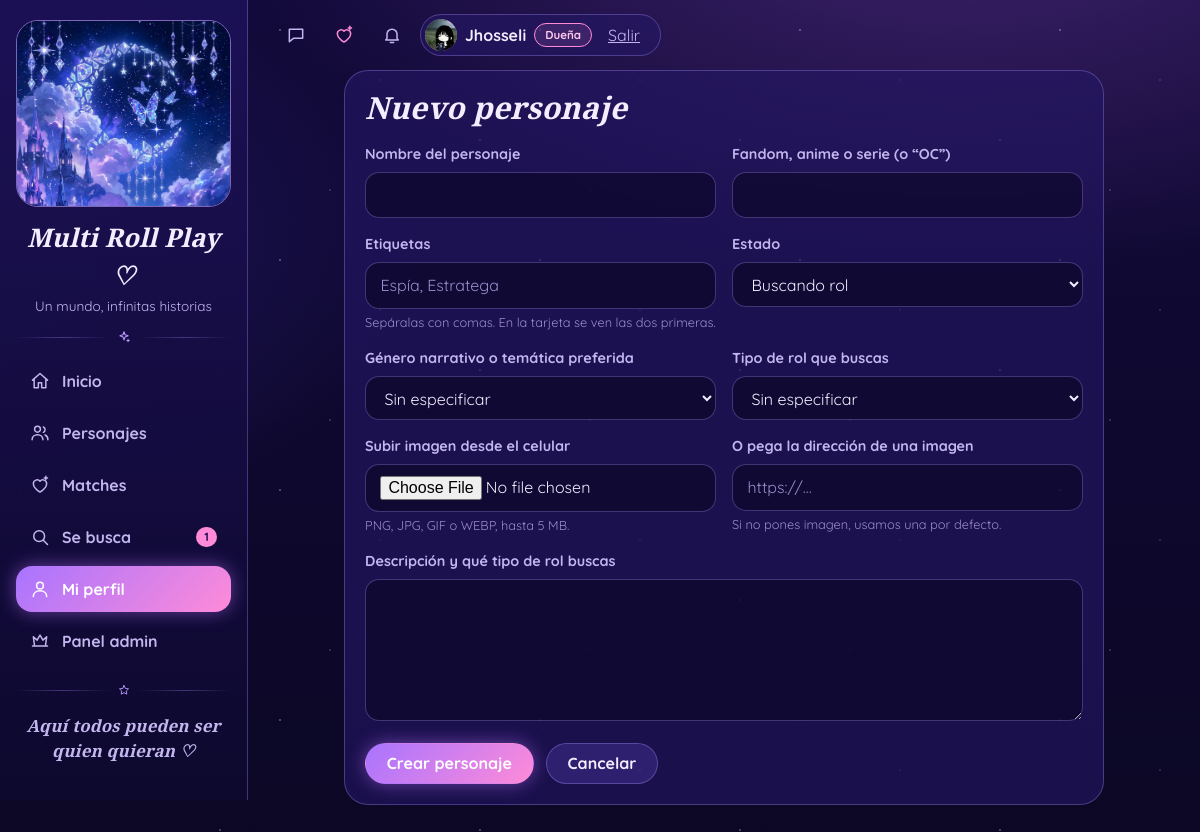
Page /personaje/nuevo (signed in) on the committed database.
### app.py (models this page shows)
class Usuario(UserMixin, db.Model):
    id = db.Column(db.Integer, primary_key=True)
    username = db.Column(db.String(80), unique=True, nullable=False)
    password_hash = db.Column(db.String(200), nullable=False)
    role = db.Column(db.String(20), default='user')       # 'user', 'admin', 'owner' (dueña) o 'creator' (creadora)
    puntos = db.Column(db.Integer, default=0)
    is_approved = db.Column(db.Boolean, default=False)         # lo aprueba un admin
    foto_url = db.Column(db.String(300), nullable=True)        # foto de perfil
    bio = db.Column(db.String(300), nullable=True)             # presentación breve
    personajes = db.relationship('Personaje', backref='dueno', lazy=True, cascade='save-update, merge')
    solicitudes = db.relationship('Solicitud', backref='autor', lazy=True,
                                  cascade='all, delete-orphan')
    @property
    def es_dueno(self):          # nivel máximo: la dueña del grupo y la creadora tienen los mismos permisos
        return self.role in ('owner', 'creator')
    @property
    def es_admin(self):          # el nivel máximo también tiene poderes de admin
        return self.role in ('admin', 'owner', 'creator')
    @property
    def etiqueta_rol(self):
        return ('Creadora' if self.role == 'creator' else 'Dueña' if self.role == 'owner'
                else 'Admin' if self.es_admin else 'Rolero')

### app.py (the view, shortened to what this page needs)
@app.route('/personaje/nuevo', methods=['GET', 'POST'])
@login_required
def personaje_nuevo():
    return render_template('personaje_form.html', pj=None)

### app.py (called while the page is built)
@login_manager.user_loader
def load_user(user_id):
    return db.session.get(Usuario, int(user_id))

def listar_pistas():
    carpeta = os.path.join(BASE_DIR, 'static', 'audio')
    try:
        nombres = sorted(f for f in os.listdir(carpeta) if f.lower().endswith(('.mp3', '.ogg', '.m4a', '.wav')))
    except OSError:
        nombres = []
    pistas = []
    for f in nombres:
        titulo = re.sub(r'^\d+[_\-\s]*', '', os.path.splitext(f)[0]).replace('_', ' ').strip()
        pistas.append({'archivo': url_for('static', filename='audio/' + f), 'titulo': titulo.capitalize() or f})
    return pistas

def avatar(usuario, clase=''):
    if usuario is not None and getattr(usuario, 'foto_url', None):
        return Markup('<img class="avatar %s" src="%s" alt="" loading="lazy">') % (clase, usuario.foto_url)
    inicial = (getattr(usuario, 'username', '?') or '?')[0].upper()
    return Markup('<span class="avatar %s">%s</span>') % (clase, inicial)

def csrf_token():
    if '_csrf' not in session:
        session['_csrf'] = secrets.token_hex(16)
    return session['_csrf']

@app.before_request
def proteger_csrf():
    if request.method == 'POST':
        enviado = request.form.get('_csrf') or request.headers.get('X-CSRF-Token', '')
        if not hmac.compare_digest(session.get('_csrf', '').encode(), enviado.encode()):
            abort(400)

### iconos.py (called while the page is built)
def ico(nombre, tam=20, clase=''):
    d = _P.get(nombre)
    if d is None:
        return Markup('')
    relleno = 'currentColor' if nombre in _RELLENOS else 'none'
    return Markup(
        f'<svg class="ico {clase}" width="{tam}" height="{tam}" viewBox="0 0 24 24" fill="{relleno}" '
        f'stroke="currentColor" stroke-width="1.8" stroke-linecap="round" stroke-linejoin="round" '
        f'aria-hidden="true" focusable="false"><path d="{d}"/></svg>')

### templates/personaje_form.html (shortened to what this page needs)
{% extends "base.html" %}
{% block content %}
<section class="panel" style="max-width:760px;margin:0 auto">
  <h1 class="titulo-seccion cursivo" style="margin-bottom:18px">{{ 'Editar a ' ~ pj.nombre if pj else 'Nuevo personaje' }}</h1>
  <form method="post" enctype="multipart/form-data" style="display:grid;gap:16px">
    <div style="display:grid;grid-template-columns:repeat(auto-fit,minmax(240px,1fr));gap:16px">
      <div>
        <label class="et" for="nombre">Nombre del personaje</label>
        <input id="nombre" class="campo" name="nombre" required maxlength="100" value="{{ pj.nombre if pj else request.form.get('nombre', '') }}">
      </div>
      <div>
        <label class="et" for="fandom">Fandom, anime o serie (o “OC”)</label>
        <input id="fandom" class="campo" name="fandom" required maxlength="100" value="{{ pj.fandom if pj else request.form.get('fandom', '') }}">
      </div>
      <div>
        <label class="et" for="etiquetas">Etiquetas</label>
        <input id="etiquetas" class="campo" name="etiquetas" maxlength="120" placeholder="Espía, Estratega"
               value="{{ (pj.etiquetas or '') if pj else request.form.get('etiquetas', '') }}">
        <div class="ayuda">Sepáralas con comas. En la tarjeta se ven las dos primeras.</div>
      </div>
      <div>
        <label class="et" for="estado_rol">Estado</label>
        <select id="estado_rol" name="estado_rol" class="campo">
          {% for etiqueta, clase in ESTADOS %}
            <option value="{{ etiqueta }}" {{ 'selected' if pj and pj.estado_rol == etiqueta }}>{{ etiqueta }}</option>
          {% endfor %}
        </select>
      </div>
    </div>
    <div style="display:grid;grid-template-columns:repeat(auto-fit,minmax(240px,1fr));gap:16px">
      <div>
        <label class="et" for="genero">Género narrativo o temática preferida</label>
        <select id="genero" name="genero" class="campo"><option value="">Sin especificar</option>
          {% for g in GENEROS %}<option {{ 'selected' if pj and pj.genero == g }}>{{ g }}</option>{% endfor %}</select>
      </div>
      <div>
        <label class="et" for="tipo_rol">Tipo de rol que buscas</label>
        <select id="tipo_rol" name="tipo_rol" class="campo"><option value="">Sin especificar</option>
          {% for t in TIPOS_ROL %}<option {{ 'selected' if pj and pj.tipo_rol == t }}>{{ t }}</option>{% endfor %}</select>
      </div>
    </div>
    <div style="display:grid;grid-template-columns:repeat(auto-fit,minmax(240px,1fr));gap:16px">
      <div>
        <label class="et" for="avatar_file">Subir imagen desde el celular</label>
        <input id="avatar_file" class="campo" type="file" name="avatar_file" accept="image/*">
        <div class="ayuda">PNG, JPG, GIF o WEBP, hasta 5 MB.</div>
      </div>
      <div>
        <label class="et" for="avatar_url">O pega la dirección de una imagen</label>
        <input id="avatar_url" class="campo" name="avatar_url" placeholder="https://…">
        <div class="ayuda">{% if pj and pj.avatar_url %}Si no cambias nada, se queda la imagen actual.{% else %}Si no pones imagen, usamos una por defecto.{% endif %}</div>
      </div>
    </div>
    <div>
      <label class="et" for="descripcion">Descripción y qué tipo de rol buscas</label>
      <textarea id="descripcion" class="campo" name="descripcion" rows="5">{{ pj.descripcion if pj and pj.descripcion else request.form.get('descripcion', '') }}</textarea>
    </div>
    <div style="display:flex;gap:12px;flex-wrap:wrap">
      <button class="btn btn-neon">{{ 'Guardar cambios' if pj else 'Crear personaje' }}</button>
      <a class="btn btn-suave" href="{{ url_for('profile') }}">Cancelar</a>
    </div>
  </form>
</section>
{% endblock %}

### templates/base.html (shortened to what this page needs)
<!DOCTYPE html>
<html lang="es">
<head>
  <link rel="stylesheet" href="{{ url_for('static', filename='css/style.css') }}">
</head>
<body data-csrf="{{ csrf_token() }}">
{% set ep = request.endpoint %}
<div class="app">
  <aside id="menu" class="sidebar">
    <a href="{{ url_for('home') }}" class="logo-marco" aria-label="Inicio">
      <img src="{{ url_for('static', filename='img/logo.jpg') }}" alt="">
    </a>
    <div class="text-center mt-3">
      <div class="cursivo marca-nombre">{{ NOMBRE_SITIO }} ♡</div>
      <div class="suave" style="font-size:.85rem">{{ LEMA_SITIO }}</div>
    </div>
    <div class="divisor">{{ ico('sparkle', 14) }}</div>
    <nav>
      <a class="nav-link {{ 'activo' if ep == 'home' }}" href="{{ url_for('home') }}">{{ ico('home') }}Inicio</a>
      {% if current_user.is_authenticated %}
      <a class="nav-link {{ 'activo' if ep in ('personajes', 'personaje') }}" href="{{ url_for('personajes') }}">{{ ico('users') }}Personajes</a>
      <a class="nav-link {{ 'activo' if ep in ('descubrir', 'matches', 'conexiones', 'chat') }}" href="{{ url_for('matches') if matches_nuevos else url_for('descubrir') }}">{{ ico('heart-spark') }}Matches
        {% if matches_nuevos %}<span class="contador">{{ matches_nuevos }}</span>{% endif %}</a>
      <a class="nav-link {{ 'activo' if ep == 'solicitados' }}" href="{{ url_for('solicitados') }}">{{ ico('search') }}Se busca
        {% if busquedas_abiertas %}<span class="contador">{{ busquedas_abiertas }}</span>{% endif %}</a>
      <a class="nav-link {{ 'activo' if ep in ('profile', 'perfil_usuario', 'personaje_nuevo', 'personaje_editar') }}" href="{{ url_for('profile') }}">{{ ico('user') }}Mi perfil</a>
      {% if current_user.es_admin %}
      <a class="nav-link {{ 'activo' if ep == 'admin' }}" href="{{ url_for('admin') }}">{{ ico('crown') }}Panel admin</a>
      {% endif %}
      {% else %}
      <a class="nav-link {{ 'activo' if ep == 'login' }}" href="{{ url_for('login') }}">{{ ico('user') }}Entrar</a>
      <a class="nav-link {{ 'activo' if ep == 'register' }}" href="{{ url_for('register') }}">{{ ico('sparkle') }}Registrarse</a>
      {% endif %}
    </nav>
    <div style="margin-top:auto">
      <div class="divisor">{{ ico('star', 12) }}</div>
      <p class="suave text-center cursivo" style="font-size:1.05rem">Aquí todos pueden ser quien quieran ♡</p>
    </div>
  </aside>
  <div class="contenido">
    <header class="topbar">
      {% set pistas = listar_pistas() %}
      {% if current_user.is_authenticated %}
        <button type="button" class="icono-btn" id="chat-btn" aria-label="Mensajes{% if chat_sin_leer %} ({{ chat_sin_leer }} sin leer){% endif %}" title="Mensajes" aria-controls="chat-dock" aria-expanded="false">
          {{ ico('message', 20) }}<span class="contador contador-btn" id="chat-contador" {% if not chat_sin_leer %}hidden{% endif %}>{{ chat_sin_leer }}</span></button>
        <a href="{{ url_for('matches') }}" class="icono-btn corazon" aria-label="Matches{% if matches_nuevos %} ({{ matches_nuevos }} nuevos){% endif %}" title="Matches">
          {{ ico('heart-spark', 20) }}{% if matches_nuevos %}<span class="punto"></span>{% endif %}</a>
        <a href="{{ url_for('conexiones') }}" class="icono-btn" aria-label="Solicitudes{% if solicitudes_pendientes %} ({{ solicitudes_pendientes }} nuevas){% endif %}" title="Solicitudes">
          {{ ico('bell', 20) }}{% if solicitudes_pendientes %}<span class="punto"></span>{% endif %}</a>
        <div class="pastilla-usuario">
          <a href="{{ url_for('profile') }}" class="pastilla-perfil" aria-label="Mi perfil">
            {{ avatar(current_user, 'avatar-sm') }}
            <span class="pastilla-nombre">{{ current_user.username }}</span>
            {% if current_user.es_admin %}<span class="insignia {{ 'insignia-dueno' if current_user.es_dueno else 'insignia-admin' }}">{{ current_user.etiqueta_rol }}</span>{% endif %}
          </a>
          <form method="post" action="{{ url_for('logout') }}" style="display:inline">
            <button class="enlace-salir">Salir</button>
          </form>
        </div>
      {% endif %}
    </header>
    <main>
      {% block content %}{% endblock %}
    </main>
  </div>
</div>
</body>
</html>

### rows in the picture
Usuario: foto_url (picture), username "Jhosseli", etiqueta_rol "Dueña"

### other values in the picture
{{ NOMBRE_SITIO }} "Multi Roll Play"
{{ LEMA_SITIO }} "Un mundo, infinitas historias"
{{ busquedas_abiertas }} "1"
{{ 'Editar a ' ~ pj.nombre if pj else 'Nuevo personaje' }} "Nuevo personaje"
{{ 'Guardar cambios' if pj else 'Crear personaje' }} "Crear personaje"
form field estado_rol "Buscando rol"
